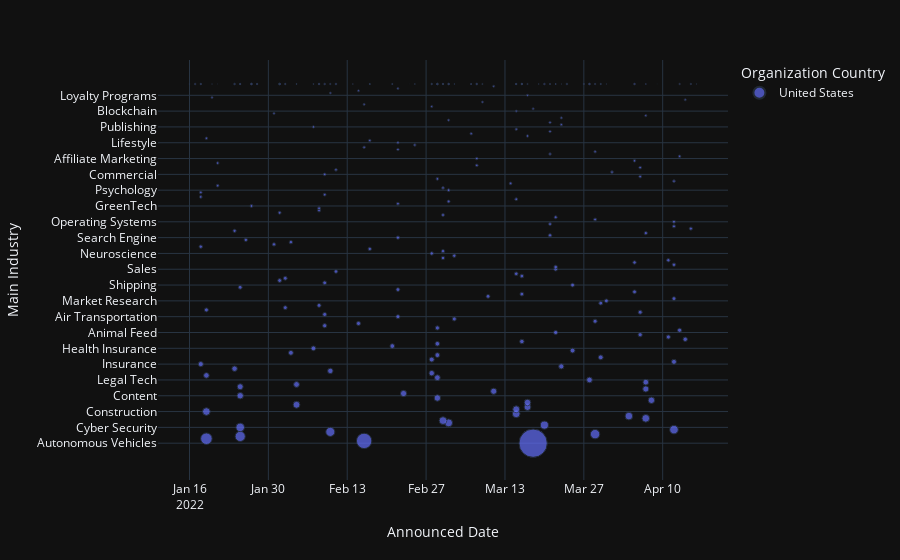

The cell this chart's notebook holds for it:
### Code cell
# create the same bubble chart as above but only where Organization Country is "United States"
fig = px.scatter(df[df["Organization Country"] == "United States"], x="Announced Date", y="Main Industry", size="Money Raised",
        hover_name="Organization Name", hover_data=["Organization Description"], color="Organization Country", template="plotly_dark")
fig.show()

### Figure 1 — Plotly figure (JSON) as saved in the notebook; plotly's stock layout.template omitted (floating-point values rounded to 4 significant figures; data arrays with more than 128 entries replaced by an {"elided": "..."} marker saying what was removed)
{"data": [{"customdata": {"elided": "260x1 str values"}, "hovertemplate": "<b>%{hovertext}</b><br><br>Organization Country=United States<br>Announced Date=%{x}<br>Main Industry=%{y}<br>Money Raised=%{marker.size}<br>Organization Description=%{customdata[0]}<extra></extra>", "hovertext": {"elided": "260 str values"}, "legendgroup": "United States", "marker": {"color": "#636efa", "size": {"elided": "260 int values"}, "sizemode": "area", "sizeref": 3375000, "symbol": "circle"}, "mode": "markers", "name": "United States", "orientation": "v", "showlegend": true, "type": "scatter", "x": {"elided": "260 str values"}, "xaxis": "x", "y": {"elided": "260 str values"}, "yaxis": "y"}], "layout": {"legend": {"itemsizing": "constant", "title": {"text": "Organization Country"}, "tracegroupgap": 0}, "margin": {"t": 60}, "xaxis": {"anchor": "y", "domain": [0, 1], "title": {"text": "Announced Date"}}, "yaxis": {"anchor": "x", "domain": [0, 1], "title": {"text": "Main Industry"}}}}
